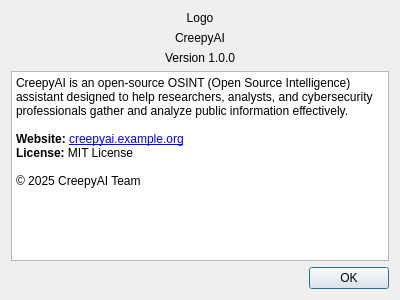
<?xml version="1.0" encoding="UTF-8"?>
<ui version="4.0">
 <class>AboutDialog</class>
 <widget class="QDialog" name="AboutDialog">
  <property name="geometry">
   <rect>
    <x>0</x>
    <y>0</y>
    <width>400</width>
    <height>300</height>
   </rect>
  </property>
  <property name="windowTitle">
   <string>About CreepyAI</string>
  </property>
  <layout class="QVBoxLayout" name="verticalLayout">
   <item>
    <widget class="QLabel" name="logoLabel">
     <property name="text">
      <string>Logo</string>
     </property>
     <property name="alignment">
      <set>Qt::AlignCenter</set>
     </property>
    </widget>
   </item>
   <item>
    <widget class="QLabel" name="titleLabel">
     <property name="text">
      <string>CreepyAI</string>
     </property>
     <property name="alignment">
      <set>Qt::AlignCenter</set>
     </property>
    </widget>
   </item>
   <item>
    <widget class="QLabel" name="versionLabel">
     <property name="text">
      <string>Version 1.0.0</string>
     </property>
     <property name="alignment">
      <set>Qt::AlignCenter</set>
     </property>
    </widget>
   </item>
   <item>
    <widget class="QTextBrowser" name="descriptionTextBrowser">
     <property name="html">
      <string>&lt;!DOCTYPE HTML PUBLIC &quot;-//W3C//DTD HTML 4.0//EN&quot; &quot;http://www.w3.org/TR/REC-html40/strict.dtd&quot;&gt;
&lt;html&gt;&lt;head&gt;&lt;meta name=&quot;qrichtext&quot; content=&quot;1&quot; /&gt;&lt;style type=&quot;text/css&quot;&gt;
p, li { white-space: pre-wrap; }
&lt;/style&gt;&lt;/head&gt;&lt;body style=&quot; font-family:'Sans Serif'; font-size:9pt; font-weight:400; font-style:normal;&quot;&gt;
&lt;p style=&quot; margin-top:0px; margin-bottom:0px; margin-left:0px; margin-right:0px; -qt-block-indent:0; text-indent:0px;&quot;&gt;CreepyAI is an open-source OSINT (Open Source Intelligence) assistant designed to help researchers, analysts, and cybersecurity professionals gather and analyze public information effectively.&lt;/p&gt;
&lt;p style=&quot;-qt-paragraph-type:empty; margin-top:0px; margin-bottom:0px; margin-left:0px; margin-right:0px; -qt-block-indent:0; text-indent:0px;&quot;&gt;&lt;br /&gt;&lt;/p&gt;
&lt;p style=&quot; margin-top:0px; margin-bottom:0px; margin-left:0px; margin-right:0px; -qt-block-indent:0; text-indent:0px;&quot;&gt;&lt;span style=&quot; font-weight:600;&quot;&gt;Website:&lt;/span&gt; &lt;a href=&quot;https://creepyai.example.org&quot;&gt;&lt;span style=&quot; text-decoration: underline; color:#0000ff;&quot;&gt;creepyai.example.org&lt;/span&gt;&lt;/a&gt;&lt;/p&gt;
&lt;p style=&quot; margin-top:0px; margin-bottom:0px; margin-left:0px; margin-right:0px; -qt-block-indent:0; text-indent:0px;&quot;&gt;&lt;span style=&quot; font-weight:600;&quot;&gt;License:&lt;/span&gt; MIT License&lt;/p&gt;
&lt;p style=&quot;-qt-paragraph-type:empty; margin-top:0px; margin-bottom:0px; margin-left:0px; margin-right:0px; -qt-block-indent:0; text-indent:0px;&quot;&gt;&lt;br /&gt;&lt;/p&gt;
&lt;p style=&quot; margin-top:0px; margin-bottom:0px; margin-left:0px; margin-right:0px; -qt-block-indent:0; text-indent:0px;&quot;&gt;© 2025 CreepyAI Team&lt;/p&gt;&lt;/body&gt;&lt;/html&gt;</string>
     </property>
    </widget>
   </item>
   <item>
    <widget class="QDialogButtonBox" name="buttonBox">
     <property name="orientation">
      <enum>Qt::Horizontal</enum>
     </property>
     <property name="standardButtons">
      <set>QDialogButtonBox::Ok</set>
     </property>
    </widget>
   </item>
  </layout>
 </widget>
 <resources/>
 <connections>
  <connection>
   <sender>buttonBox</sender>
   <signal>accepted()</signal>
   <receiver>AboutDialog</receiver>
   <slot>accept()</slot>
   <hints>
    <hint type="sourcelabel">
     <x>248</x>
     <y>254</y>
    </hint>
    <hint type="destinationlabel">
     <x>157</x>
     <y>274</y>
    </hint>
   </hints>
  </connection>
 </connections>
</ui>
